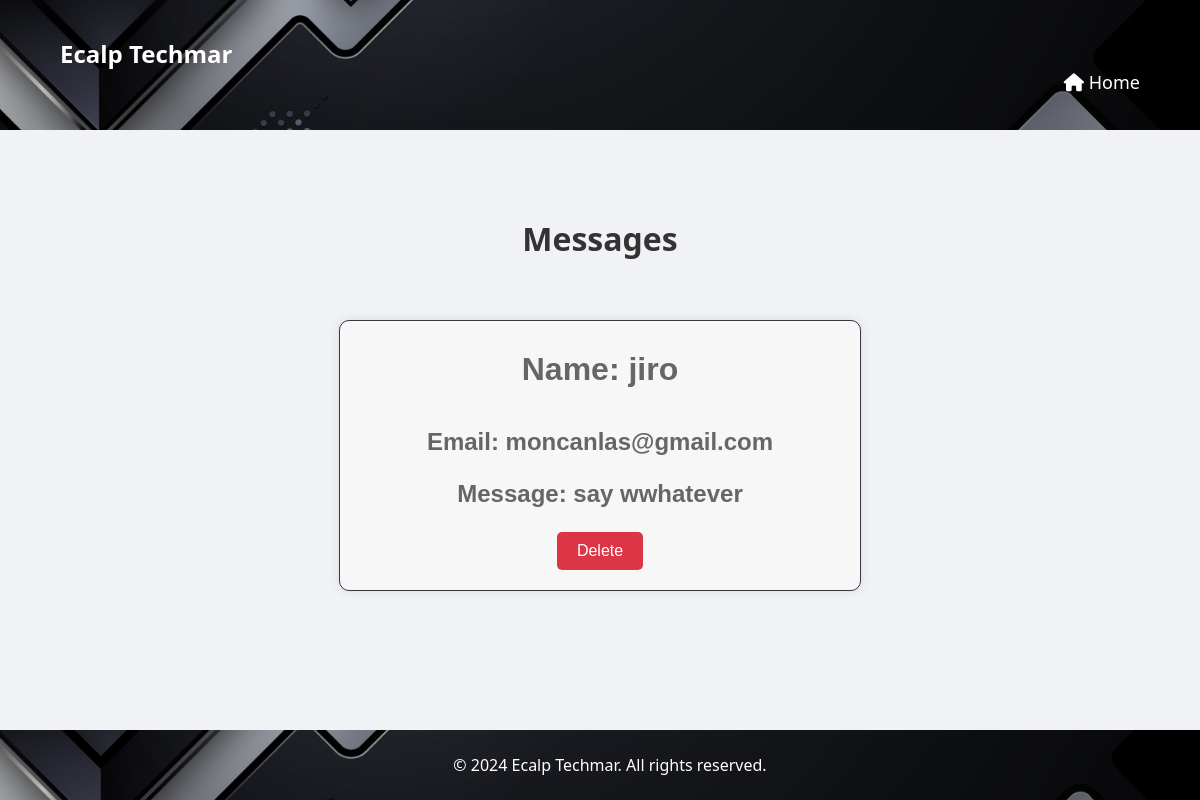
/messages/ (signed in), run on the app's committed database.
### main/models.py (models this page shows, shortened)
class ContactMessage(models.Model):
    name = models.CharField(max_length=255)
    email = models.EmailField()
    message = models.TextField()
    created_at = models.DateTimeField(auto_now_add=True)

### custom_admin/views.py (the view)
# urls.py: path('messages/', views.contact_messages, name='messages'),
@login_required
@user_passes_test(is_staff)
def contact_messages(request):
    messages = ContactMessage.objects.all()
    return render(request, 'messages.html', {'messages': messages})

### custom_admin/views.py (called while the page is built)
def is_staff(user):
    return user.is_staff or user.is_superuser

### custom_admin/templates/messages.html (shortened to what this page needs)
<!DOCTYPE html>
<html lang="en">
<head>
    {% load static %}
    <link rel="stylesheet" href="{% static 'main/styles.css' %}">
    <link rel="stylesheet" href="https://cdnjs.cloudflare.com/ajax/libs/font-awesome/6.0.0-beta3/css/all.min.css">
</head>
<body>
    <header>
    <div class="container">
        <h1 class="logo">Ecalp Techmar</h1>
        <nav>
            <ul>
                  <li><a href="{% url 'custom_admin:admin_dashboard' %}"><i class="fas fa-home"></i> Home</a></li>
            </ul>
        </nav>
    </div>
</header>
<section id="messages">
    <h2>Messages</h2>
    <div class="messages" style="text-align: center; font-family: Arial, sans-serif; font-size: 24px; font-weight: bold; color: #666; margin-top: 50px; margin-bottom: 50px;">
        {% if messages %}
            {% for message in messages %}
                <div class="message">
                    <h2>Name: {{ message.name }}</h2>
                    <div class="message-details">
                        <p><strong>Email:</strong> {{ message.email }}</p>
                        <p><strong>Message:</strong> {{ message.message }}</p>
                    </div>
                    <div class="button-group">
                        <button class="new-delete-button">
                            <a href="{% url 'custom_admin:delete_message' message.pk %}" onclick="return confirm('Are you sure you want to delete this message?')">
                                Delete
                            </a>
                        </button>
                    </div>
                </div>
            {% endfor %}
        {% else %}
            <p>NO MESSAGES AS OF THE MOMENT</p>
        {% endif %}
    </div>
</section>
    <footer>
        <div class="container">
            <div class="footer-content">
                <p style="text-align: center; width: 100%;">&copy; 2024 Ecalp Techmar. All rights reserved.</p>
            </div>
        </div>
    </footer>
</body>
</html>

### main/static/main/styles.css (style rules this page uses)
body { font-family: 'Segoe UI', Tahoma, Geneva, Verdana, sans-serif; margin: 0; padding: 0; box-sizing: border-box; background-color: #f0f2f5; color: #333; }
header { background-color: #343a40; color: white; padding: 15px 0; position: sticky; top: 0; z-index: 1000; }
.container { width: 90%; max-width: 1200px; margin: 0 auto; padding: 0 15px; }
.logo { margin: 0; font-size: 24px; }
nav ul { list-style: none; padding: 0; display: flex; justify-content: flex-end; margin: 0; }
nav ul li { margin-left: 20px; }
nav ul li a { color: white; text-decoration: none; font-size: 18px; transition: color 0.3s; }
section { padding: 60px 0; }
section h2 { text-align: center; margin-bottom: 40px; font-size: 32px; }
footer { background-color: #343a40; color: white; padding: 15px 0; text-align: center; }
.footer-content { display: flex; justify-content: space-between; align-items: center; flex-wrap: wrap; }
.footer-content p { margin: 0; }

### data on the page
ContactMessage: name "jiro", email "moncanlas@gmail.com", message "say wwhatever"
